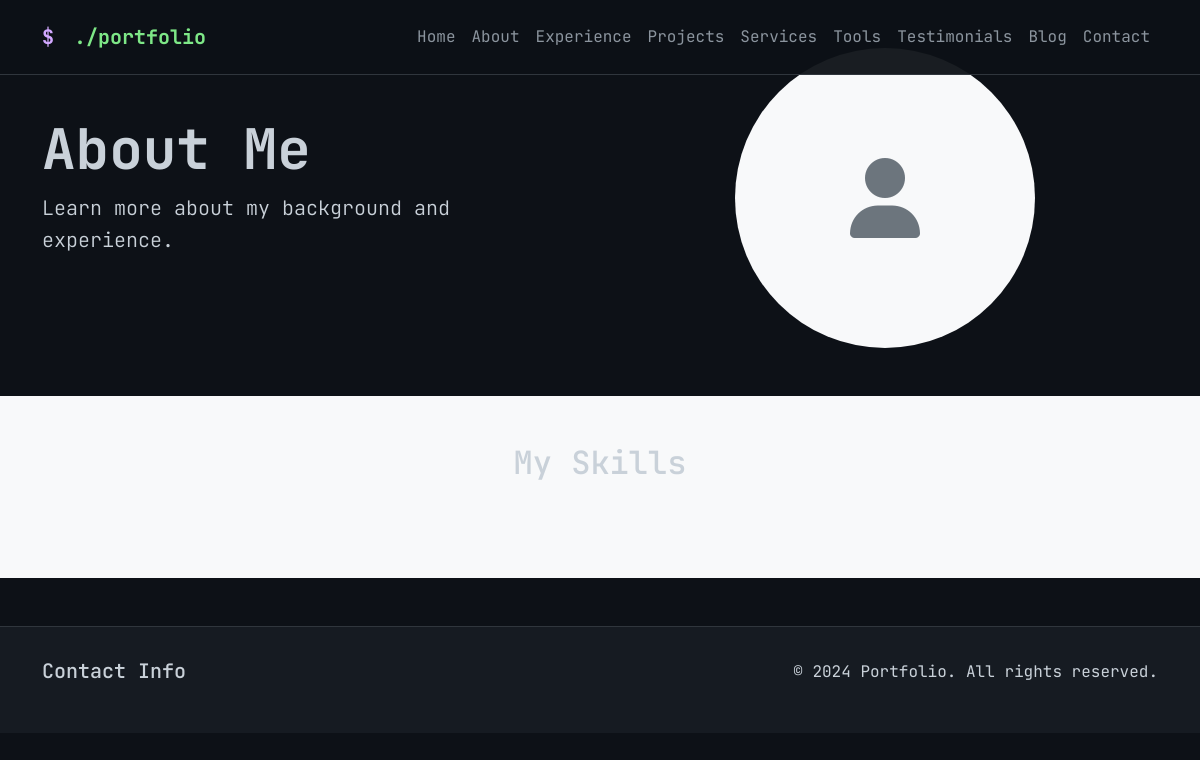
Page /about/ on the earlier database version.
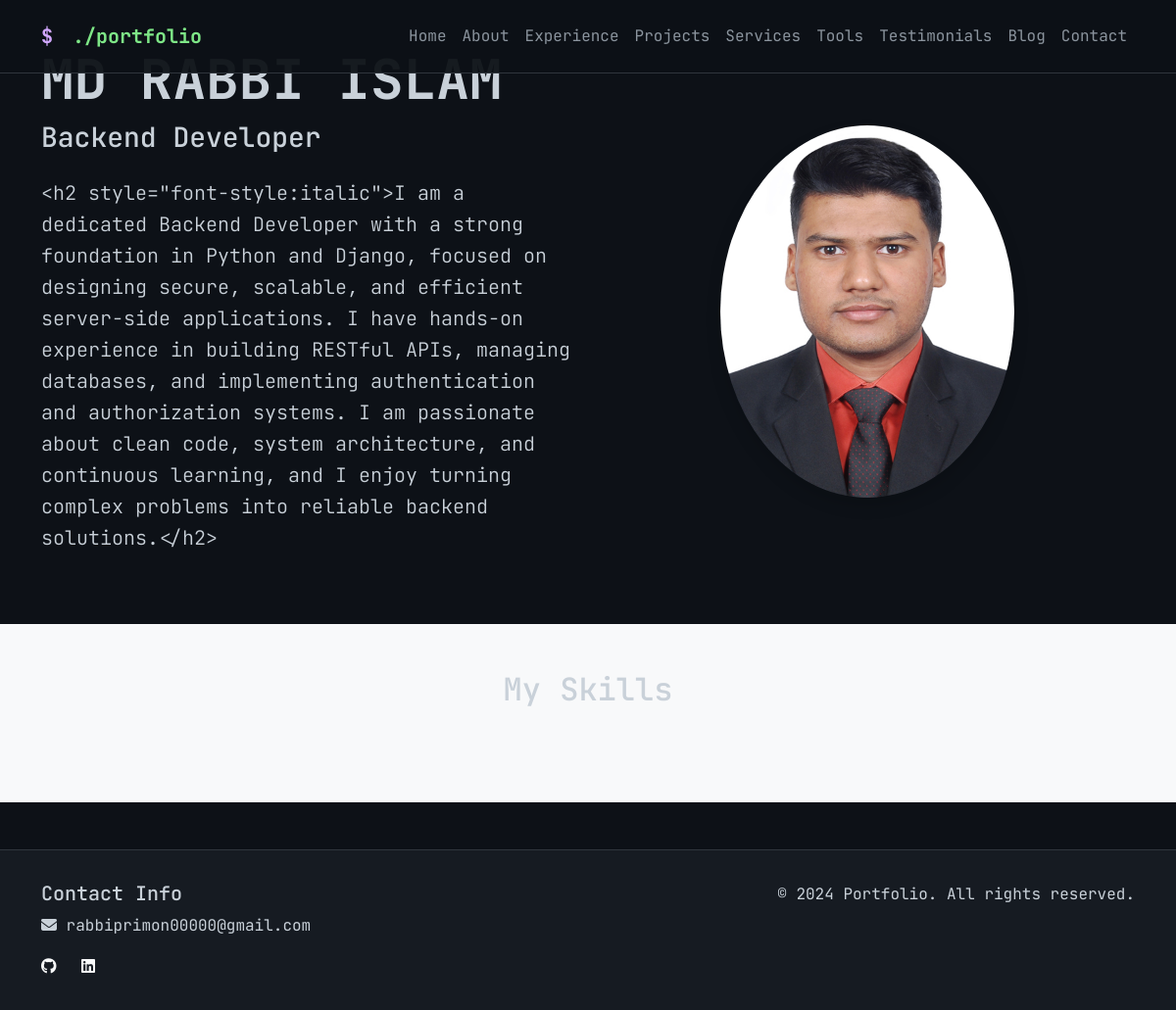
Same page on the later database version.
### portfolio_app/models.py (models this page shows, shortened)
class Profile(models.Model):
    name = models.CharField(max_length=100)
    role = models.CharField(max_length=100)
    tagline = models.CharField(max_length=200)
    bio = RichTextField()
    profile_photo = models.ImageField(upload_to='profile/', blank=True, null=True)
    github = models.URLField(blank=True)
    linkedin = models.URLField(blank=True)
    youtube = models.URLField(blank=True)
    email = models.EmailField()
    years_of_experience = models.PositiveIntegerField(default=0)
    location = models.CharField(max_length=100, blank=True)
    freelance_available = models.BooleanField(default=False)
    created_at = models.DateTimeField(auto_now_add=True)
    updated_at = models.DateTimeField(auto_now=True)

### portfolio_app/views.py (the view)
# urls.py: path('about/', about, name='about'),
def about(request):
    profile = Profile.objects.first()
    skills = Skill.objects.all()
    return render(request, 'about.html', {
        'profile': profile,
        'skills': skills,
    })

### Templates/about.html (shortened to what this page needs)
{% extends 'base.html' %}
{% load static %}
{% block content %}
<section class="py-5">
    <div class="container">
        <div class="row align-items-center">
            <div class="col-lg-6">
                {% if profile %}
                    <h1 class="display-4 fw-bold">{{ profile.name }}</h1>
                    <h2 class="h3 mb-4">{{ profile.role }}</h2>
                    <p class="lead mb-4">{{ profile.bio }}</p>
                {% else %}
                    <h1 class="display-4 fw-bold">About Me</h1>
                    <p class="lead mb-4">Learn more about my background and experience.</p>
                {% endif %}
            </div>
            <div class="col-lg-6 text-center">
                {% if profile and profile.profile_photo %}
                    <img src="{{ profile.profile_photo.url }}" alt="{{ profile.name }}" class="img-fluid rounded-circle shadow" style="max-width: 300px;">
                {% else %}
                    <div class="bg-light rounded-circle d-inline-flex align-items-center justify-content-center" style="width: 300px; height: 300px;">
                        <i class="fas fa-user fa-5x text-secondary"></i>
                    </div>
                {% endif %}
            </div>
        </div>
    </div>
</section>
<section class="bg-light py-5">
    <div class="container">
        <h2 class="text-center mb-5">My Skills</h2>
    </div>
</section>
{% endblock %}

### Templates/base.html (shortened to what this page needs)
{% load static %}
<!DOCTYPE html>
<html lang="en">
<head>
    <link href="https://cdn.jsdelivr.net/npm/bootstrap@5.3.0/dist/css/bootstrap.min.css" rel="stylesheet">
    <link rel="stylesheet" href="https://cdnjs.cloudflare.com/ajax/libs/font-awesome/6.4.0/css/all.min.css">
    <link rel="stylesheet" href="{% static 'css/style.css' %}">
</head>
<body class="backend-theme">
    <nav class="navbar navbar-expand-lg navbar-dark fixed-top terminal-nav">
        <div class="container">
            <a class="navbar-brand terminal-brand" href="{% url 'home' %}">
                <span class="prompt">$</span> ./portfolio
            </a>
            <div class="collapse navbar-collapse" id="navbarNav">
                <ul class="navbar-nav ms-auto">
                    <li class="nav-item">
                        <a class="nav-link text-light" href="{% url 'home' %}">Home</a>
                    </li>
                    <li class="nav-item">
                        <a class="nav-link text-light" href="{% url 'about' %}">About</a>
                    </li>
                    <li class="nav-item">
                        <a class="nav-link text-light" href="{% url 'experience' %}">Experience</a>
                    </li>
                    <li class="nav-item">
                        <a class="nav-link text-light" href="{% url 'projects' %}">Projects</a>
                    </li>
                    <li class="nav-item">
                        <a class="nav-link text-light" href="{% url 'services' %}">Services</a>
                    </li>
                    <li class="nav-item">
                        <a class="nav-link text-light" href="{% url 'tools' %}">Tools</a>
                    </li>
                    <li class="nav-item">
                        <a class="nav-link text-light" href="{% url 'testimonials' %}">Testimonials</a>
                    </li>
                    <li class="nav-item">
                        <a class="nav-link text-light" href="{% url 'blog' %}">Blog</a>
                    </li>
                    <li class="nav-item">
                        <a class="nav-link text-light" href="{% url 'contact' %}">Contact</a>
                    </li>
                </ul>
            </div>
        </div>
    </nav>
    <main>
        {% block content %}{% endblock %}
    </main>
    <footer class="footer terminal-footer mt-5">
        <div class="container">
            <div class="row">
                <div class="col-md-6">
                    <h5>Contact Info</h5>
                    {% if profile %}
                        <p><i class="fas fa-envelope"></i> {{ profile.email }}</p>
                        {% if profile.github %}
                            <a href="{{ profile.github }}" class="text-light me-3"><i class="fab fa-github"></i></a>
                        {% endif %}
                        {% if profile.linkedin %}
                            <a href="{{ profile.linkedin }}" class="text-light me-3"><i class="fab fa-linkedin"></i></a>
                        {% endif %}
                    {% endif %}
                </div>
                <div class="col-md-6 text-md-end">
                    <p>&copy; 2024 Portfolio. All rights reserved.</p>
                </div>
            </div>
        </div>
    </footer>
</body>
</html>

### static/css/style.css (style rules this page uses)
:root { --bg-primary: #0d1117; --bg-secondary: #161b22; --bg-tertiary: #21262d; --text-main: #c9d1d9; --text-secondary: #8b949e; --accent-color: #58a6ff; --accent-glow: rgba(88, 166, 255, 0.4); --border-color: #30363d; --code-green: #7ee787; --code-purple: #d2a8ff; --code-yellow: #f2cc60; --font-mono: 'JetBrains Mono', 'Fira Code', monospace; }
body { font-family: var(--font-mono); background-color: var(--bg-primary); color: var(--text-main); line-height: 1.6; }
.backend-theme { background-color: var(--bg-primary); }
.terminal-nav { background-color: rgba(13, 17, 23, 0.95); border-bottom: 1px solid var(--border-color); padding: 1rem 0; }
.terminal-brand { font-family: var(--font-mono); color: var(--code-green) !important; font-weight: 700; }
.prompt { color: var(--code-purple); margin-right: 0.5rem; }
.nav-link { color: var(--text-secondary) !important; transition: color 0.3s ease; }
.terminal-footer { background-color: var(--bg-secondary); border-top: 1px solid var(--border-color); padding: 2rem 0; margin-top: 4rem; }
.card-title, h1, h2, h3, h4, h5, h6 { color: var(--text-main); }

Differences in the rows shown:
added Profile: name "MD RABBI ISLAM", role "Backend Developer", bio "<h2 style=\"font-style:italic\">I am a dedicated Backend Developer with a strong foundation in Python and Django, focused on designing secure, scalable, and efficient server-side applications. I have hands-on experience in building RESTful APIs, managing databases, and implementing authentication and authorization systems. I am passionate about clean code, system architecture, and continuous learning, and I enjoy turning complex problems into reliable backend solutions.</h2>", profile_photo (picture), email "rabbiprimon00000@gmail.com"
Other differences:
text no longer shown: "About Me Learn more about my background and experience."
